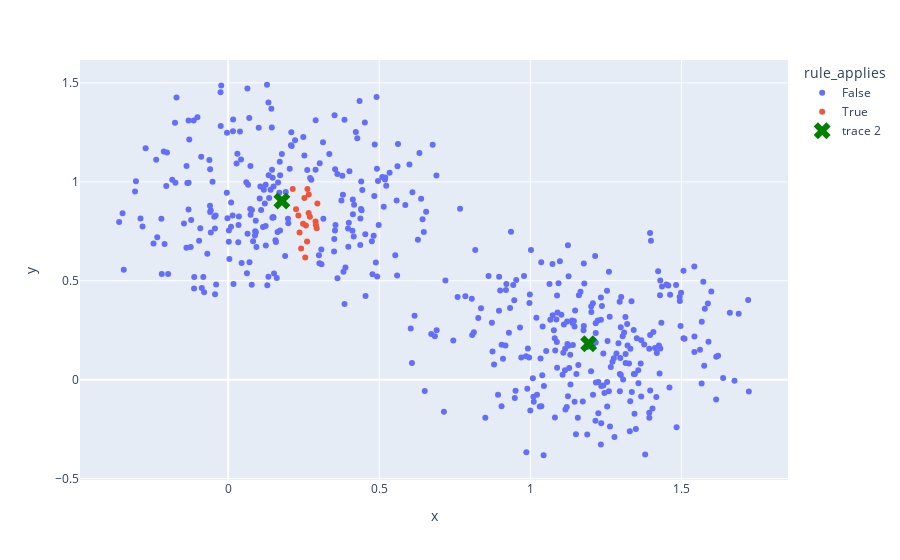

Write notebook code for a chart like this one.
### Code cell
d, conf = filter_by_rule(df_okay, lambda row: 0.2<row["x"]<0.3 and 0.5<row["y"]<1)

fig = px.scatter(d, x="x", y="y", color="rule_applies")

fig = add_centroids(fig, kmeans)

fig

### Figure 1 — Plotly figure (JSON) as saved in the notebook; plotly's stock layout.template omitted (floating-point values rounded to 4 significant figures; data arrays with more than 128 entries replaced by an {"elided": "..."} marker saying what was removed)
{"data": [{"hovertemplate": "rule_applies=False<br>x=%{x}<br>y=%{y}<extra></extra>", "legendgroup": "False", "marker": {"color": "#636efa", "symbol": "circle"}, "mode": "markers", "name": "False", "orientation": "v", "showlegend": true, "type": "scatter", "x": {"elided": "472 float values"}, "xaxis": "x", "y": {"elided": "472 float values"}, "yaxis": "y"}, {"hovertemplate": "rule_applies=True<br>x=%{x}<br>y=%{y}<extra></extra>", "legendgroup": "True", "marker": {"color": "#EF553B", "symbol": "circle"}, "mode": "markers", "name": "True", "orientation": "v", "showlegend": true, "type": "scatter", "x": [0.2624, 0.2324, 0.2248, 0.2668, 0.2904, 0.2573, 0.2365, 0.2415, 0.2138, 0.2954, 0.2664, 0.2612, 0.293, 0.2481, 0.2552, 0.2706, 0.2524, 0.2894], "xaxis": "x", "y": [0.964, 0.8298, 0.8614, 0.9361, 0.7818, 0.7796, 0.7434, 0.6628, 0.9639, 0.8911, 0.8419, 0.6984, 0.7655, 0.7882, 0.6176, 0.8231, 0.9183, 0.8], "yaxis": "y"}, {"marker": {"color": "Green", "size": 15, "symbol": "x"}, "mode": "markers", "type": "scatter", "x": [1.193, 0.1778], "y": [0.1815, 0.9035]}], "layout": {"legend": {"title": {"text": "rule_applies"}, "tracegroupgap": 0}, "margin": {"t": 60}, "xaxis": {"anchor": "y", "domain": [0, 1], "title": {"text": "x"}}, "yaxis": {"anchor": "x", "domain": [0, 1], "title": {"text": "y"}}}}
